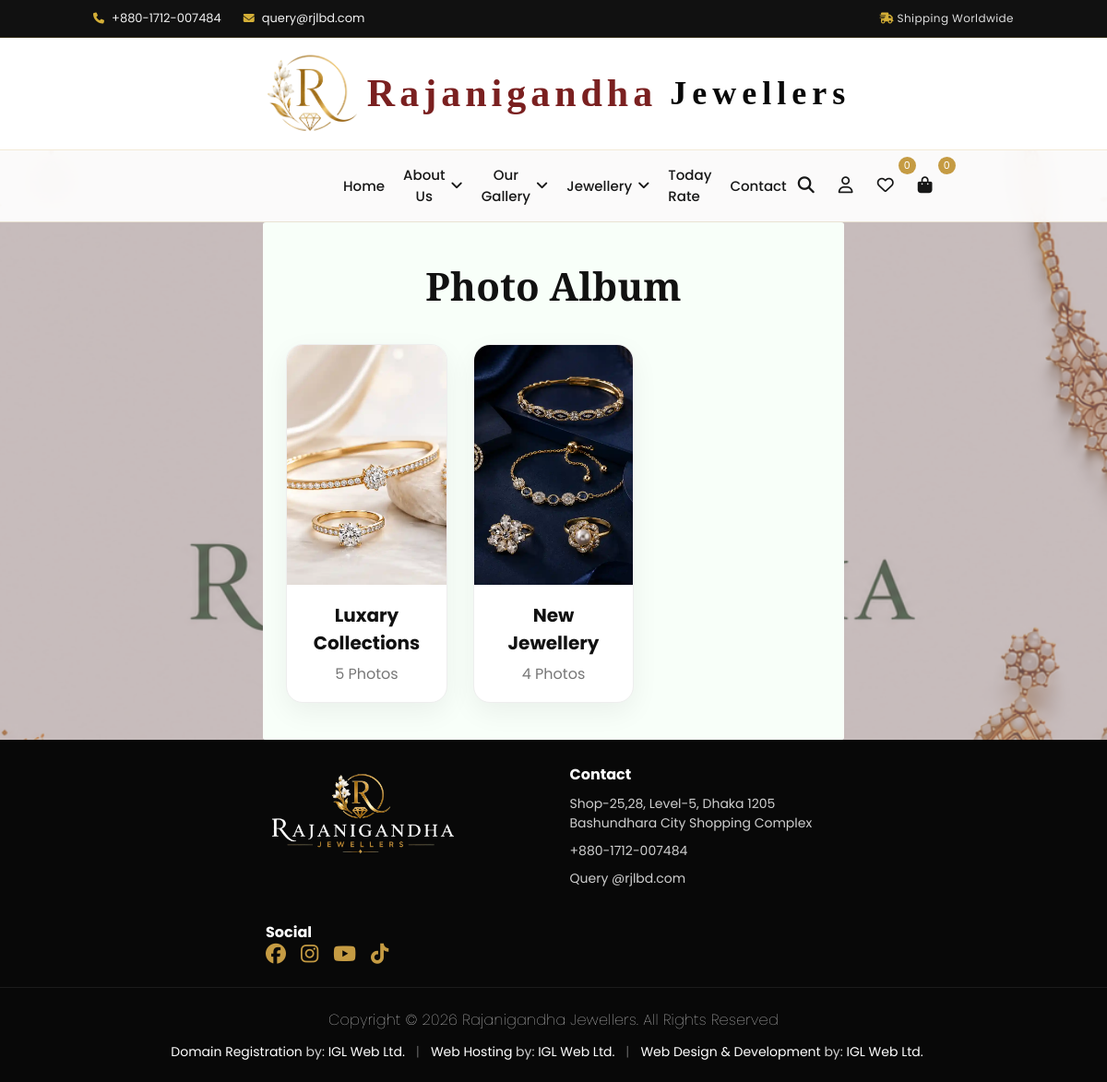
The app's page /photo-album/ with its own data.
### apps/pages/models.py (models this page shows, shortened)
class PhotoAlbum(models.Model):
    title = models.CharField(max_length=120)
    cover_image = models.ImageField(upload_to="albums/")
    slug = models.SlugField(unique=True, blank=True)
    order = models.PositiveIntegerField(default=0)
    class Meta:
        ordering = ["order", "-id"]

### apps/pages/views.py (the view)
# urls.py: path("photo-album/",views.photo_album,name="photo_album"),
def photo_album(request):
    albums = PhotoAlbum.objects.all()
    return render(request, "pages/photo_album.html", {
        "albums": albums
    })

### apps/pages/context_processors.py (called while the page is built)
def nav_item(request):
    menues = Menue.objects.filter(is_visible=True).prefetch_related(
        Prefetch(
            "categories",
            queryset=Category.objects.filter(is_visible=True).order_by("order"),
            to_attr="visible_categories"
        )
    )
    return {
        "menues": menues,
    }

def cart_context(request):
    cart_count = 0
    if request.user.is_authenticated:
        cart_count = Cart.objects.filter(
            user=request.user
        ).aggregate(
            total=Sum("quantity")
        )["total"] or 0
    return {
        "cart_count": cart_count,
    }

def wishlist_context(request):
    wishlist_count = 0
    if request.user.is_authenticated:
        wishlist_count = Wishlist.objects.filter(
            user=request.user
        ).count()
    return {
        "wishlist_count": wishlist_count,
    }

### apps/pages/templates/pages/photo_album.html (shortened to what this page needs)
{% extends "base/base.html" %}
{% load static %}
{% block content %}
<div class="cart_border">
<section class="album-page">
    <div class="album-title">
        <h1>Photo Album</h1>
    </div>
    <div class="album-grid">
        {% for album in albums %}
        <a href="{% url 'pages:photo_gallery' album.slug %}" class="album-card">
            <img src="{{ album.cover_image.url }}" alt="{{ album.title }}">
            <div class="album-info">
                <h3>{{ album.title }}</h3>
                <p>{{ album.photos.count }} Photos</p>
            </div>
        </a>
        {% empty %}
        <h2>No Album Found</h2>
        {% endfor %}
    </div>
</section>
</div>
{% endblock %}

### apps/pages/static/css/frontend.css (style rules this page uses)
:root { --gold:#c59b43; --gold-dark:#9d7627; --black:#101010; --white:#ffffff; --bg:#ffffff; --card:#ffffff; --text:#171717; --muted:#6f6f6f; --border:#e9e2d3; --shadow:0 18px 45px rgba(0,0,0,.08); }
* { margin:0; padding:0; box-sizing:border-box; }
html { scroll-behavior:smooth; }
body { font-family:'Poppins',sans-serif; background: #f0ebeb; color:var(--text); }
a { color:inherit; text-decoration:none; }
img { max-width:100%; display:block; }
.cart_border { margin: 0px 285px 0px 285px; background: #f8fff9; border-radius: 0.5%; }
.body_image { position: relative; min-height: 100vh; background-image: url("../images/baner.png"); background-repeat: no-repeat; background-position: center center; background-size: 1890px; background-attachment: fixed; }
.body_image::before { content: ""; position: fixed; inset: 0; background: rgba(156, 136, 136, 0.55); z-index: -1; }

### apps/pages/templates/pages/photo_album.html (style rules this page uses)
.album-page { padding:40px 4%; }
.album-title { text-align:center; margin-bottom:35px; }
.album-title h1 { font-size:42px; color:#111; font-family:'Playfair Display',serif; }
.album-grid { display:grid; grid-template-columns:repeat(3, 1fr); gap:28px; }
.album-card { background:#fff; border:1px solid #eee; border-radius:18px; overflow:hidden; box-shadow:0 10px 30px rgba(0,0,0,.06); text-decoration:none; transition:.3s; }
.album-card img { width:100%; height:260px; object-fit:cover; display:block; }
.album-info { padding:18px; text-align:center; }
.album-info h3 { color:#111; font-size:20px; margin:0; }
.album-info p { margin-top:6px; color:#777; }

### records on screen
PhotoAlbum: cover_image (picture), title "Luxary Collections", photos.count "5"
PhotoAlbum: cover_image (picture), title "New Jewellery", photos.count "4"

### other values on screen
{{ wishlist_count|default:0 }} "0"
{{ cart_count|default:0 }} "0"
